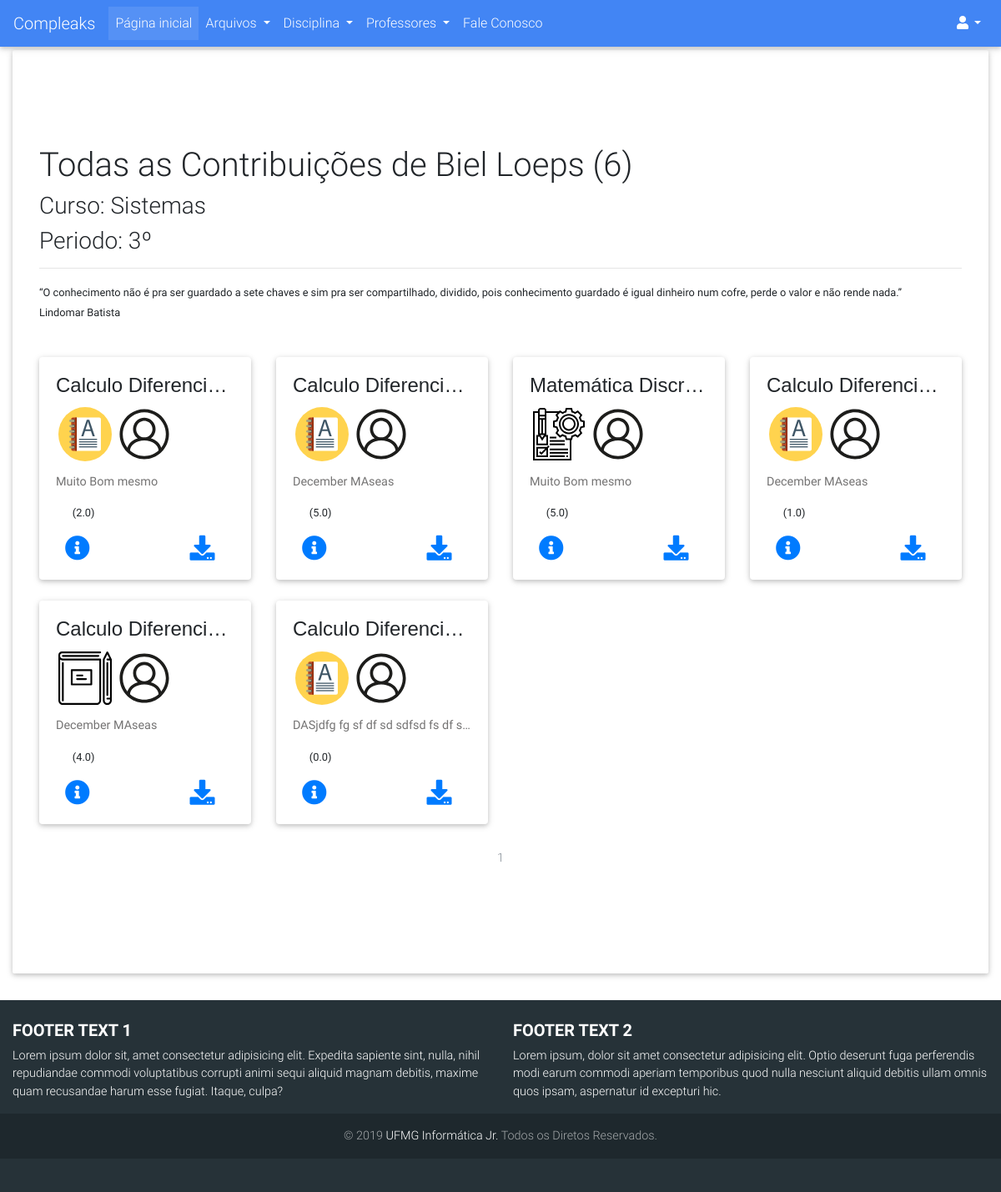
The page /usuarios/perfil/1 on the database as committed earlier.
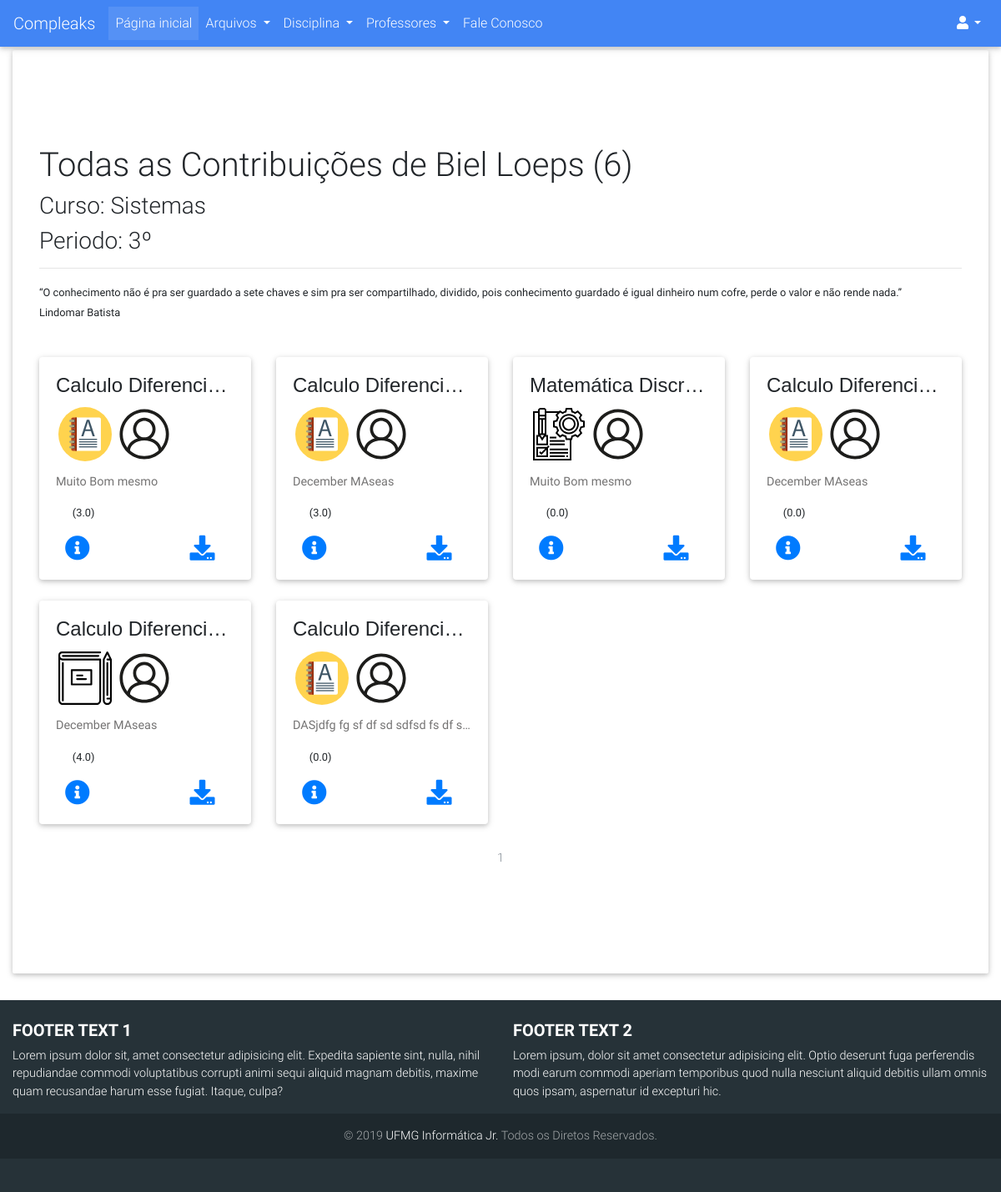
The same page on the database as committed later.
### compleaks/usuarios/models.py (models this page shows, shortened)
class Usuario(db.Model, UserMixin):
	__tablename__ = 'usuarios'
	id = db.Column(db.Integer, primary_key=True)
	username = db.Column(db.String(30), unique=True)
	hhash = db.Column(db.String)
	nome = db.Column(db.String(120))
	email = db.Column(db.String(120), unique=True)
	curso = db.Column(db.String(64))
	periodo = db.Column(db.Integer)
	is_admin = db.Column(db.Integer)
	data_criacao = db.Column(db.DateTime, default=datetime.now)
	avatar = db.Column(db.String(120), default="default_profile.png")
	ativado = db.Column(db.Boolean)
	data_deletado = db.Column(db.DateTime, nullable=True)
	id_deletor = db.Column(db.Integer, nullable=True)
	motivo_delete = db.Column(db.String(120), nullable=True)
	arquivos = db.relationship('Arquivo', backref='author', lazy=True)
	avaliacoes = db.relationship('Avaliacao_Arquivo', backref='avaliador', lazy=True)

### compleaks/arquivos/models.py (models this page shows, shortened)
class Arquivo(db.Model):
	__tablename__ = 'arquivos'
	id = db.Column(db.Integer, primary_key=True)
	arquivo = db.Column(db.String(120), nullable=False)
	ano = db.Column(db.Integer)
	semestre = db.Column(db.String(80))
	tipo_conteudo = db.Column(db.String(120))
	observacoes = db.Column(db.Text)
	data_submissao = db.Column(db.DateTime, default=datetime.now)
	nota = db.Column(db.Integer, nullable=True)
	data_deletado = db.Column(db.DateTime, nullable=True)
	ativado = db.Column(db.Boolean)
	id_deletor = db.Column(db.Integer, nullable=True)
	motivo_delete = db.Column(db.String(600), nullable=True)
	professors = db.relationship(Professor)
	disciplinas = db.relationship(Disciplina)
	usuarios = db.relationship(Usuario)
	professor_id = db.Column(db.Integer, db.ForeignKey('professores.id'), nullable=True)
	disciplina_id = db.Column(db.Integer, db.ForeignKey('disciplinas.id'), nullable=False)
	usuario_id = db.Column(db.Integer, db.ForeignKey('usuarios.id'), nullable=False)
	avaliacoes = db.relationship('Avaliacao_Arquivo', backref='arquivo_avaliado', lazy=True)

### compleaks/disciplinas/models.py (models this page shows, shortened)
class Disciplina(db.Model):
	__tablename__ = 'disciplinas'
	id = db.Column(db.Integer, primary_key=True)
	nome = db.Column(db.String, unique=True)
	data_criacao = db.Column(db.DateTime, default=datetime.now())
	ativado = db.Column(db.Boolean)
	data_deletado = db.Column(db.DateTime, nullable=True)
	id_deletor = db.Column(db.Integer, nullable=True)
	id_criador = db.Column(db.Integer, nullable=True)
	motivo_delete = db.Column(db.String(120), nullable=True)
	arquivos = db.relationship('Arquivo', backref='disciplina', lazy=True)

### compleaks/usuarios/views.py (the view)
@usuarios.route('/perfil/<int:user_id>', methods= ['POST', 'GET'])
def perfil(user_id):
	form_login = LoginForm()
	user = Usuario.query.get_or_404(user_id)
	avatar = url_for('static', filename='images/avatares/'+user.avatar)
	if not user.ativado and current_user.is_authenticated:
		if not user.is_admin:
			abort(404)
	quantidade = len([arquiv for arquiv in user.arquivos if arquiv.ativado])
	page = request.args.get('page', 1, type=int)
	arquivos = Arquivo.query\
					.filter(Arquivo.usuario_id\
					.contains(int(user.id)))\
					.filter_by(ativado=True)\
					.paginate(page=page, per_page=12)
	arquivos_row_1 = []
	arquivos_row_2 = []
	arquivos_row_3 = []
	contador = 0
	for arquivo in arquivos.items:
		if contador >= 4:
			break
		arquivos_row_1.append(arquivo)
		contador = contador + 1
	contador = 0
	for arquivo in arquivos.items:
		if contador >= 8:
			break
		if contador >= 4:
			arquivos_row_2.append(arquivo)
		contador = contador + 1
	contador = 0
	for arquivo in arquivos.items:
		if contador >= 12:
			break
		if contador >= 8:
			arquivos_row_3.append(arquivo)
		contador = contador + 1
	arquivos_rows = [arquivos_row_1, arquivos_row_2, arquivos_row_3]
	for row in arquivos_rows:
		for arquivo in row:
			arquivo.avaliado = False
	if current_user.is_authenticated:
		for row in arquivos_rows:
			for arquivo in row:
				for avl in arquivo.avaliacoes:
					if avl in current_user.avaliacoes:
						arquivo.avaliado = True
	total = 0.0
	for row in arquivos_rows:
		for arquivo in row:
			total = 0.0
			if len(arquivo.avaliacoes):
				for avl in arquivo.avaliacoes:
					total = total + avl.nota
				total = total/len(arquivo.avaliacoes)
			else:
				total = 0.0
			arquivo.nota_decimal = round(total, 1)
	return render_template('usuario_contribuicao.html', user=user,
							contribuiu=quantidade, arquivos=arquivos, dist=dist,
							form_login=form_login, arquivos_rows=arquivos_rows,
							avatar=avatar)

### compleaks/usuarios/templates/usuarios/usuario_contribuicao.html (shortened to what this page needs)
{% extends "base.html" %}
{% block content %}
<div class="page-header">
    <h1>Todas as Contribuições de {{user.username}} ({{contribuiu}})</h1>
    <h3>Curso: {{user.curso}}</h3>
    <h3>Periodo: {{user.periodo}}º</h3>
    <hr/>
    <p>
    <small><q>O conhecimento não é pra ser guardado a sete chaves e sim pra ser compartilhado, dividido, pois conhecimento guardado é igual dinheiro num cofre, perde o valor e não rende nada.</q><br/>
Lindomar Batista</small></p>
</div>
{% for row in arquivos_rows %}
    {% if row %}
    <div class="row">
        {% for arquivo in row %}
               <div class="col-lg-3 col-6">
                <div class="dist card">
                  <div class="card-body">
                    <h4 style="font-family: sans-serif;" class="card-title text-center text-truncate">{{arquivo.disciplina.nome}}</h4>
                    <p class="card-text">
                        <a href="{{ url_for('arquivos.buscar', filtro=3, admin='nao', pesquisa='nao', tip_arquiv=arquivo.tipo_conteudo) }}?page=1"><img class="img-responsive image marcas" data-toggle="tooltip" data-placement="button" title="{{arquivo.tipo_conteudo}}" src="{{url_for('static', filename='images/icones/conteudo/'+arquivo.tipo_conteudo+'.svg')}}" alt="{{arquivo.tipo_conteudo}}."></a>
                        <a href="{{url_for('usuarios.perfil', user_id=arquivo.author.id)}}"><img class="img-responsive image marcas" data-toggle="tooltip" data-placement="bottom" title="{{arquivo.author.username}}" src="{{url_for('static', filename='images/icones/padrao/user.svg')}}" alt="Username"></a>
                    </p>
                    <h5><p class="card-text text-truncate"><a data-toggle="tooltip" data-placement="top" title="{{arquivo.observacoes}}">{{arquivo.observacoes}}</a></p></h5>
                    <p>
                        {% if arquivo.avaliado %}
                            <div id="atual1-{{arquivo.id}}">
                                {%for avl in arquivo.avaliacoes %}
                                    {%if avl in current_user.avaliacoes%}
                                        {% for i in dist %}
                                            {% if avl.nota >= (i)%}
                                                <label ><ion-icon onmouseover="colorir({{arquivo.id}},{{i}});" onmouseout="colorir({{arquivo.id}},{{avl.nota}});" onclick="pontua({{arquivo.id}},{{i}});" style="color: rgb(255, 217, 0)" class="star-{{arquivo.id}}" name="star"></ion-icon></label>
                                            {% else %}
                                                <label ><ion-icon onmouseover="colorir({{arquivo.id}},{{i}});" onmouseout="colorir({{arquivo.id}},{{avl.nota}});" onclick="pontua({{arquivo.id}},{{i}});" style="color: rgb(255, 217, 0)" class="star-{{arquivo.id}}" name="star-outline"></ion-icon></label>
                                            {% endif %}
                                        {% endfor %}
                                    {% endif %}
                                {% endfor %}
                                <small>({{arquivo.nota_decimal}})</small>
                            </div>
                        {% else %}
                            <div id="atual2-{{arquivo.id}}">
                                <small>({{arquivo.nota_decimal}})</small>
                            </div>
                        {% endif %}
                    </p>
                    <a href="#" data-toggle="modal" data-target="#confirm{{arquivo.id}}" class="card-link"><i class="fas fa-info-circle info" data-toggle="tooltip" data-placement="bottom" title="Mais Informações"></i></a>
                    <a  href="{{ url_for('static', filename='uploads/' + arquivo.arquivo + '.zip') }}"><i class="fas fa-download download" data-toggle="tooltip" data-placement="top" title="Download" ></i></a>
                  </div>
                </div>
              </div>
            {% endfor %}
        </div>
    {% endif %}
{% endfor %}
<br/>
<nav style="position: static;" aria-label="Page navigation example">
    <ul class="pagination justify-content-center">
        {% for page_num in arquivos.iter_pages(left_edge=1, right_edge=1, left_current=1, right_current=2) %}
            {% if arquivos.page == page_num and page_num %}
                <li class="page-item disabled">
                    <a class="page-link" href="{{ url_for('usuarios.perfil',user_id=user.id, page=page_num) }}">{{ page_num }}</a></li>
            {% elif page_num %}
                <li class="page-item">
                    <a class="page-link" href="{{ url_for('usuarios.troca', page=page_num) }}">{{ page_num }}</a></li>
                </li>
            {% else %}
                ...
            {% endif %}
        {% endfor %}
    </ul>
</nav>
{% endblock%}

### compleaks/templates/base.html (shortened to what this page needs)
<!DOCTYPE html>
<html lang="en">
<head>
  <link href="{{url_for('static',filename='css/component.css')}}" rel="stylesheet">
  <link href="{{url_for('static',filename='css/estilos.css')}}" rel="stylesheet">
  <link rel="stylesheet" href="https://use.fontawesome.com/releases/v5.7.0/css/all.css">
  <link href="{{url_for('static',filename='css/bootstrap.min.css')}}" rel="stylesheet">
  <link href="{{url_for('static',filename='css/mdb.min.css')}}" rel="stylesheet">
  <link href="{{url_for('static',filename='css/style.css')}}" rel="stylesheet">
</head>
<body>
  <nav class="mb-1 navbar navbar-expand-lg navbar-dark primary-color lighten-1">
    <a class="navbar-brand" href="{{ url_for('principal.index') }}">Compleaks</a>
  <div class="collapse navbar-collapse" id="navbarSupportedContent-555">
    <ul class="navbar-nav mr-auto">
      <li class="nav-item active">
        <a class="nav-link" href="{{ url_for('principal.index') }}">Página inicial
        </a>
      </li>
      <li class="nav-item dropdown">
        <a class="nav-link dropdown-toggle" id="navbarDropdownMenuLink-555" data-toggle="dropdown" aria-haspopup="true"
          aria-expanded="false">Arquivos
        </a>
      </li>
      <li class="nav-item dropdown">
        <a class="nav-link dropdown-toggle" id="navbarDropdownMenuLink-555" data-toggle="dropdown" aria-haspopup="true"
          aria-expanded="false">Disciplina
        </a>
      </li>
      <li class="nav-item dropdown">
        <a class="nav-link dropdown-toggle" id="navbarDropdownMenuLink-555" data-toggle="dropdown" aria-haspopup="true"
          aria-expanded="false">Professores
        </a>
      </li>
        <li class="nav-item">
          <a class="nav-link" href="{{url_for('principal.feedback')}}" > Fale Conosco
          </a>
        </li>
    </ul>
    <ul class="navbar-nav ml-auto nav-flex-icons">
      {% if not current_user.is_authenticated %}
        <li class="nav-item dropdown">
          <a class="nav-link dropdown-toggle" id="navbarDropdownMenuLink-4" data-toggle="dropdown" aria-haspopup="true"
            aria-expanded="false">
            <i class="fas fa-user"></i></a>
      {% endif %}
    </ul>
  </div>
</nav>
  {% block divisao %}
  <div class="container-fluid">
    <div class="jumbotron" style="background-color: white;">
  {% endblock %}
      <div style="margin-bottom: 50px; margin-top: 50px;">
        {% block content %}
        {% endblock %}
      </div>
    </div>
  </div>
<footer class="page-footer font-small special-color-dark teal pt-4">
    <div class="container-fluid text-center text-md-left">
      <div class="row">
        <div class="col-md-6 mt-md-0 mt-3">
          <h5 class="text-uppercase font-weight-bold">Footer text 1</h5>
          <p>Lorem ipsum dolor sit, amet consectetur adipisicing elit. Expedita sapiente sint, nulla, nihil repudiandae commodi voluptatibus corrupti animi sequi aliquid magnam debitis, maxime quam recusandae harum esse fugiat. Itaque, culpa?</p>
        </div>
        <div class="col-md-6 mb-md-0 mb-3">
          <h5 class="text-uppercase font-weight-bold">Footer text 2</h5>
          <p>Lorem ipsum, dolor sit amet consectetur adipisicing elit. Optio deserunt fuga perferendis modi earum commodi aperiam temporibus quod nulla nesciunt aliquid debitis ullam omnis quos ipsam, aspernatur id excepturi hic.</p>
        </div>
      </div>
    </div>
    <div class="footer-copyright text-center py-3">© 2019
      <a href="http://ijunior.com.br"> UFMG Informática Jr.</a> Todos os Diretos Reservados.
    </div>
  </footer>
</body>
</html>

### compleaks/static/css/component.css (style rules this page uses)
.download { margin-left: 40% !important; width: 25%; }
.image { width: 30% !important; margin: 0 auto !important; padding: 0 !important; }
.info { font-size: 30px; margin: 0 0 0 5% !important; padding: 0 !important; }
.download { float: right; font-size: 30px; }
.dist { margin-top: 10% !important; }
.marcas { margin-left: 1.5% !important }

### compleaks/static/css/estilos.css (style rules this page uses)
body { overflow: auto; }
footer { background: #2196F3; padding: 80px 0px 40px 0px; position: relative; }

### compleaks/static/css/style.css (style rules this page uses)
html { width: 100%; height: 100%; }

Rows that differ between the two databases and show on the page:
changed Arquivo (number 1 of 6 on the later page): nota_decimal "2.0" → "3.0"
changed Arquivo (number 2 of 6 on the later page): nota_decimal "5.0" → "3.0"
changed Arquivo "Matemática Discr…": nota_decimal "5.0" → "0.0"
changed Arquivo (number 4 of 6 on the later page): nota_decimal "1.0" → "0.0"
